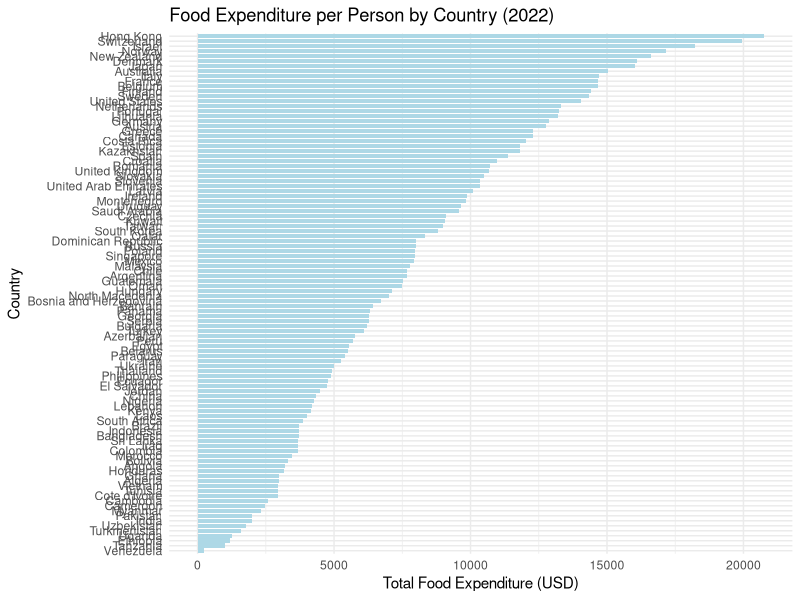
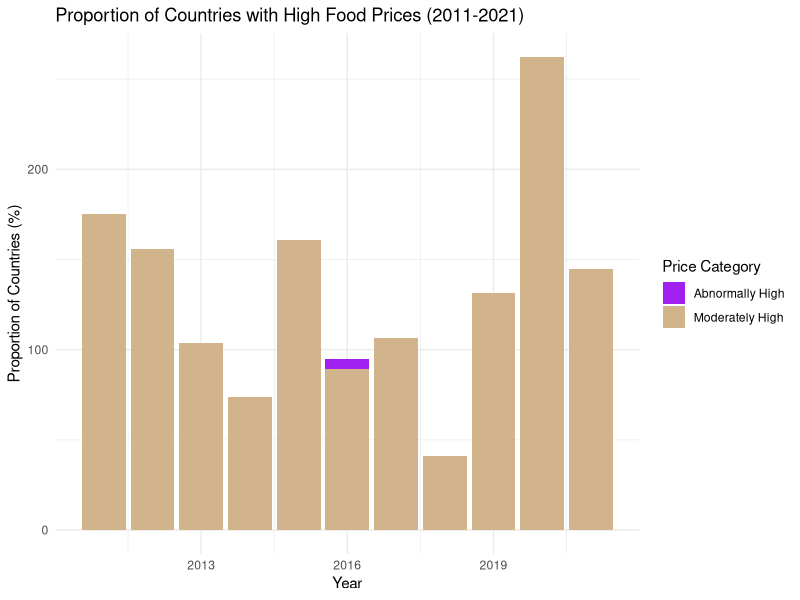

Write R code to recreate these figures, in order. (Note: this script raises an error after producing the figures.)
## ---- chunk 1
# Load necessary libraries
library(tidyverse)

# Load the datasets
food_expenditure <- read_csv("food-expenditure-per-person-per-year.csv")

high_food_prices <- read_csv("share-of-countries-recording-high-food-prices.csv")
## ---- chunk 2
# Clean the datasets
cleaned_food_expenditure <- food_expenditure %>%
  filter(!is.na(`Total food expenditure`))

cleaned_high_food_prices <- high_food_prices %>%
  filter(!is.na(`2.c.1 - Proportion of countries recording abnormally high or moderately high food prices, according to the Indicator of Food Price Anomalies (%) - AG_FPA_HMFP - Abnormal: High food prices`)) %>%
  filter(!is.na(`2.c.1 - Proportion of countries recording abnormally high or moderately high food prices, according to the Indicator of Food Price Anomalies (%) - AG_FPA_HMFP - Moderate: Moderately high food prices`))

## ---- chunk 3
# Create a bar chart of food expenditure per person
ggplot(cleaned_food_expenditure, aes(x = reorder(Entity, `Total food expenditure`), y = `Total food expenditure`)) +
  geom_bar(stat = "identity", fill = "lightblue") +
  coord_flip() +
  labs(title = "Food Expenditure per Person by Country (2022)",
       x = "Country",
       y = "Total Food Expenditure (USD)") +
  theme_minimal()

## ---- chunk 4
# Show top 10 countries with highest food expenditure
top_10_expenditure <- cleaned_food_expenditure %>%
  arrange(desc(`Total food expenditure`)) %>%
  select(Entity, `Total food expenditure`) %>%  # Select relevant columns
  head(10)

# Display the table using knitr::kable
knitr::kable(top_10_expenditure, col.names = c("Country", "Total Food Expenditure (USD)"))


## ---- chunk 5
# Create a bar chart for countries recording high food prices
ggplot(cleaned_high_food_prices, aes(x = Year, 
                                     y = `2.c.1 - Proportion of countries recording abnormally high or moderately high food prices, according to the Indicator of Food Price Anomalies (%) - AG_FPA_HMFP - Abnormal: High food prices`,
                                     fill = "Abnormally High")) +
  geom_bar(stat = "identity", position = "stack") +
  geom_bar(aes(y = `2.c.1 - Proportion of countries recording abnormally high or moderately high food prices, according to the Indicator of Food Price Anomalies (%) - AG_FPA_HMFP - Moderate: Moderately high food prices`, 
               fill = "Moderately High"), stat = "identity", position = "stack") +
  labs(title = "Proportion of Countries with High Food Prices (2011-2021)",
       x = "Year",
       y = "Proportion of Countries (%)") +
  theme_minimal() +
  scale_fill_manual(name = "Price Category", values = c("Abnormally High" = "purple", "Moderately High" = "tan"))

## ---- chunk 6
# Check the column names to ensure you're selecting the correct ones
colnames(high_food_2020)

# Select only the necessary columns for the table
high_food_2020_table <- high_food_2020 %>%
  select(Year,
         `2.c.1 - Proportion of countries recording abnormally high or moderately high food prices, according to the Indicator of Food Price Anomalies (%) - AG_FPA_HMFP - Abnormal: High food prices`,
         `2.c.1 - Proportion of countries recording abnormally high or moderately high food prices, according to the Indicator of Food Price Anomalies (%) - AG_FPA_HMFP - Moderate: Moderately high food prices`)

# Display the table with appropriate column names
knitr::kable(high_food_2020_table, 
             col.names = c("Year", "Abnormally High (%)", "Moderately High (%)"))

